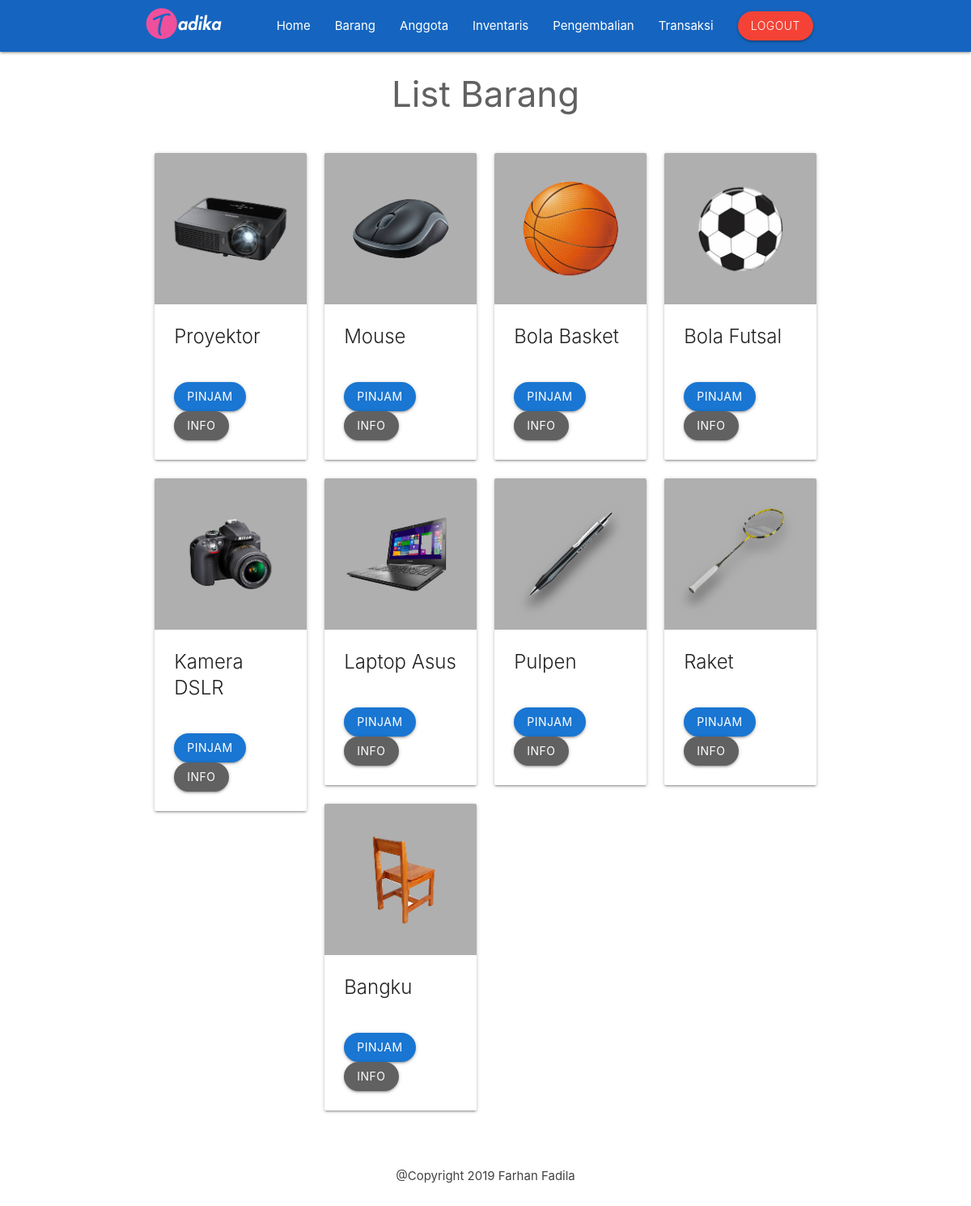
The page /views/admin/inventaris.php (signed in) on the database its author committed.
### tables this page shows
CREATE TABLE `tbl_barang` (
  `id_barang` int(8) NOT NULL,
  `nama_barang` varchar(250) NOT NULL,
  `foto_barang` varchar(200) NOT NULL,
  `jumlah_barang` int(8) NOT NULL,
  `kategori` varchar(150) NOT NULL,
  `spek` varchar(300) NOT NULL,
  `tahun_beli` varchar(5) NOT NULL,
  `kondisi` varchar(20) NOT NULL
);

### views/admin/inventaris.php (the view)
<?php
include 'header.php';
?>
      <div class="container">
      <h3 class="center grey-text text-darken-2">List Barang</h3><br>
      <div class="row">
          <?php $ambil = $koneksi->query("SELECT * FROM tbl_barang"); ?>
					<?php while ($tampil = $ambil->fetch_assoc()) { ?>
          <div class="col m3 s12">
          <div class="card">
              <div class="card-image">
              <img src="../../img/foto_barang/<?php echo $tampil['foto_barang']; ?>" alt="">
              </div>
              <div class="card-content">
              <span class="card-title"> <?php echo $tampil['nama_barang']; ?><br><br>
              </span>
              <a href="pinjam.php?id=<?php echo $tampil['id_barang']; ?>" class="tombol btn blue darken-2" style="margin-bottom:5%;">Pinjam</a>
              <a href="info.php?id=<?php echo $tampil['id_barang']; ?>" class="tombol btn grey darken-2" style="margin-top:-5%;">info</a>
              <br>
              </div>
          </div>
          </div>
          <?php
        } ?>
        </div>
      </div>
<?php
include 'footer.php';
?>

### views/admin/header.php (shortened to what this page needs)
<!DOCTYPE html>
  <html>
    <head>
      <link type="text/css" rel="stylesheet" href="../../css/materialize.min.css"  media="screen,projection"/>
      <link rel="stylesheet" href="../../css/style.css">
    </head>
    <body id="brand">
    <?php
    include 'menu.php';
    ?>

### views/admin/menu.php (shortened to what this page needs)
<div class="navbar-fixed">
        <nav class="blue darken-3">
          <div class="container">
          <div class="nav-wrapper">
          <a href="#brand"  class="brand-logo" style="margin-top:0.7% !important;" ><img src="../../img/clients/myinven.png" alt=""></a>
            <ul class="right hide-on-med-and-down">
              <li><a href="index.php">Home</a></li>
              <li><a href="barang.php">Barang</a></li>
              <li><a href="anggota.php">Anggota</a></li>
              <li><a href="inventaris.php">Inventaris</a></li>
              <li><a href="datapinjam.php">Pengembalian</a></li>
              <li><a href="transaksi.php">Transaksi</a></li>
              <li><a onclick="return confirm('anda yakin sudah selesai?')" href="logout.php" class="btn tombol red light">Logout</a></li>
            </ul>
          </div>
        </div>
        </nav>
      </div>

### views/admin/footer.php (shortened to what this page needs)
   <section>
      <p class="center grey-text text-darken-3">@Copyright 2019 Farhan Fadila</p>
    </section>
  </body>
</html>

### css/style.css (style rules this page uses)
section { padding: 20px 0; }
.tombol { border-radius: 25px; }

### rows shown on the page
tbl_barang: foto_barang (picture), nama_barang "Proyektor"
tbl_barang: foto_barang (picture), nama_barang "Mouse"
tbl_barang: foto_barang (picture), nama_barang "Bola Basket"
tbl_barang: foto_barang (picture), nama_barang "Bola Futsal"
tbl_barang: foto_barang (picture), nama_barang "Kamera DSLR"
tbl_barang: foto_barang (picture), nama_barang "Laptop Asus"
tbl_barang: foto_barang (picture), nama_barang "Pulpen"
tbl_barang: foto_barang (picture), nama_barang "Raket"
tbl_barang: foto_barang (picture), nama_barang "Bangku"
